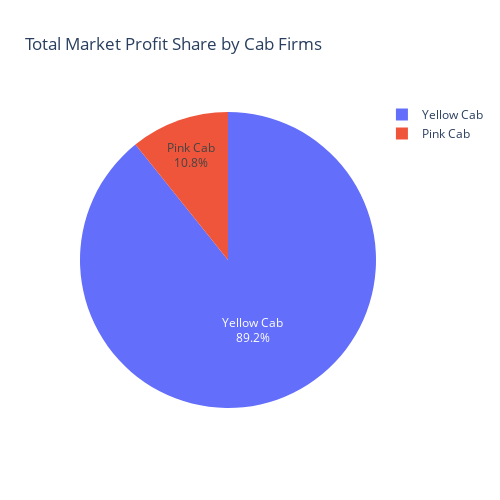

Notebook code for this chart:
### Markdown cell above
### Newyork has more than half of Total Market Profit

### Code cell
pinkData = MasterData[MasterData['Company'] == 'Pink Cab']
yellowData = MasterData[MasterData['Company'] == 'Yellow Cab']

dict1 = {"Pink Cab" : [pinkData["Profit_of_Trip"].sum()] ,"Yellow Cab" : [yellowData["Profit_of_Trip"].sum()] }

data2_2 = pd.DataFrame(dict1).T
fig1 = px.pie(data2_2,
                        values=data2_2[0],
                        names=data2_2.index ,title="Total Market Profit Share by Cab Firms"
                        )
fig1.update_traces(
                        textposition='inside',
                        textinfo='percent+label'
                        )
fig1.update_layout( width = 500 , height = 500 )

### Figure 1 — Plotly figure (JSON) as saved in the notebook; plotly's stock layout.template omitted (floating-point values rounded to 4 significant figures)
{"data": [{"domain": {"x": [0, 1], "y": [0, 1]}, "hovertemplate": "index=%{label}<br>0=%{value}<extra></extra>", "labels": ["Pink Cab", "Yellow Cab"], "legendgroup": "", "name": "", "showlegend": true, "textinfo": "percent+label", "textposition": "inside", "type": "pie", "values": [5307000.0, 44020000.0]}], "layout": {"height": 500, "legend": {"tracegroupgap": 0}, "title": {"text": "Total Market Profit Share by Cab Firms"}, "width": 500}}
